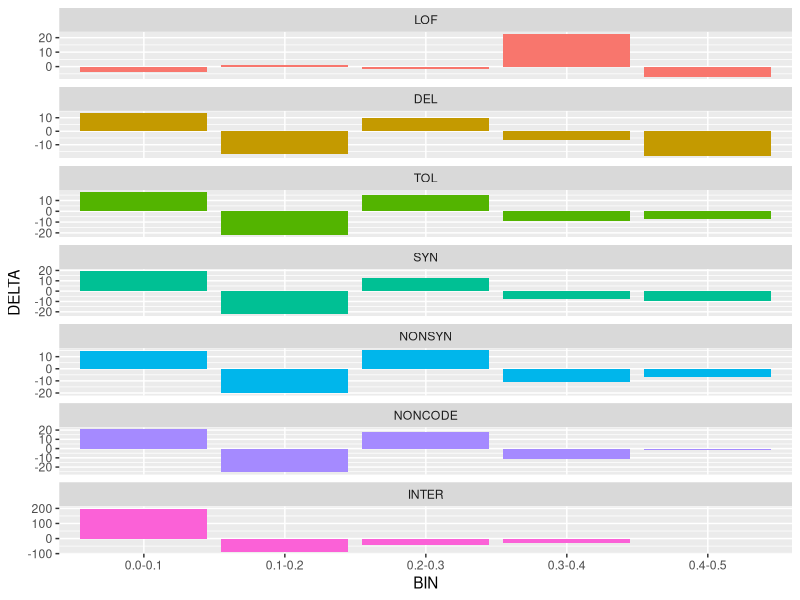

Write R code to recreate this figure.
## ---- chunk 1
knitr::opts_chunk$set(echo = TRUE)
library(ggplot2)
library(dplyr)
library(reshape2)
library(ggpubr)
library(scales)
setwd("/Users/annamariacalderon/Desktop/")
## ---- chunk 2
AF_delta <- read.table("AF_per_change.tsv", sep = '\t', header=TRUE)
AF_delta
## ---- chunk 3

AF_delta_m <- melt(AF_delta,
                  id.vars = c("BIN"), 
                  measure.vars = c("LOF", "DEL",
                                   "TOL", "SYN",
                                   "NONSYN", "NONCODE",
                                   "INTER"),
                  variable.name = "MUTATION",
                  value.name = "DELTA")
AF_delta_m
## ---- chunk 4

ggplot(AF_delta_m, aes(x=BIN, y=DELTA, fill=MUTATION)) +
  geom_bar(stat = "identity") + # Use stat="identity" since percentages are pre-calculated
  facet_wrap(~ MUTATION, scales = "free_y", ncol=1) +
  theme(legend.position = "none")
  
